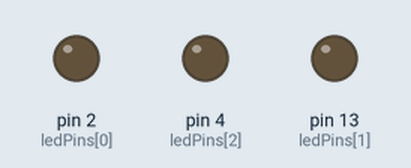
Simulated run of this sketch. Board: Arduino Uno, built with avr-gcc and run on an emulated ATmega328P. Shown: output pins drawn as LEDs (lit = HIGH).

Above: at 0.1 s.
At 2.9 s:
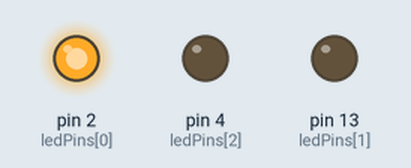
At 4.1 s:
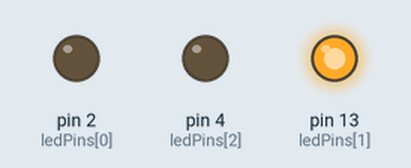
At 6.5 s:
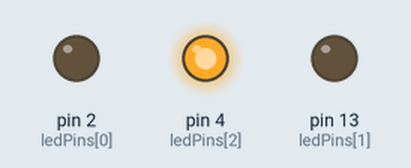
Timing chart, 0 to 8.3 s (numbered marks = the images above):
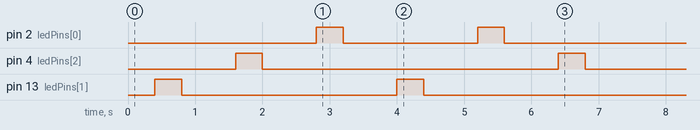

The sketch:

try-led.ino
```cpp
void setup() {

  const int ledPins[3] = {2, 13, 4};
  pinMode (ledPins[0], OUTPUT);
  pinMode (ledPins[1], OUTPUT);
  pinMode (ledPins[2], OUTPUT);

  const byte sequence[6] = {1, 2, 0, 1, 0, 2};
  const int duration = 400;

  int i;
  int j;
  for (i = 0; i < 6; i = i + 1) {
    j = sequence[i];
    delay (duration);
    digitalWrite(ledPins[j], HIGH);
    delay(duration);
    digitalWrite(ledPins[j], LOW);
    delay(duration);

  }
}

void loop() {

}
```
